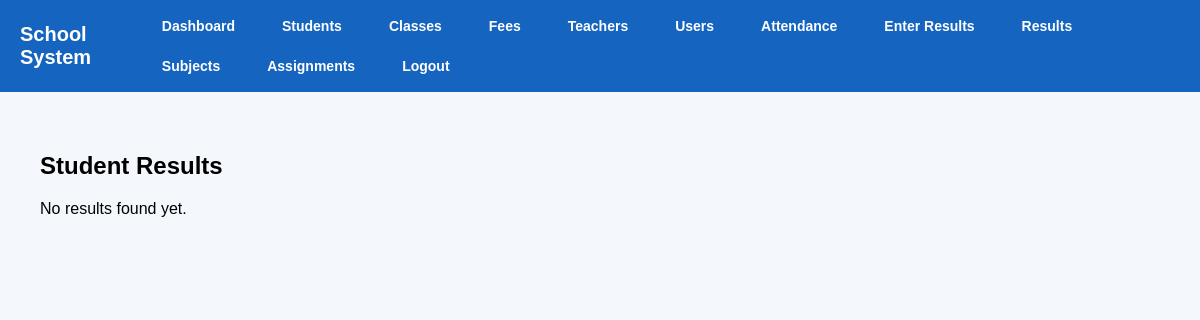
Before: /results (signed in) with the older database file.
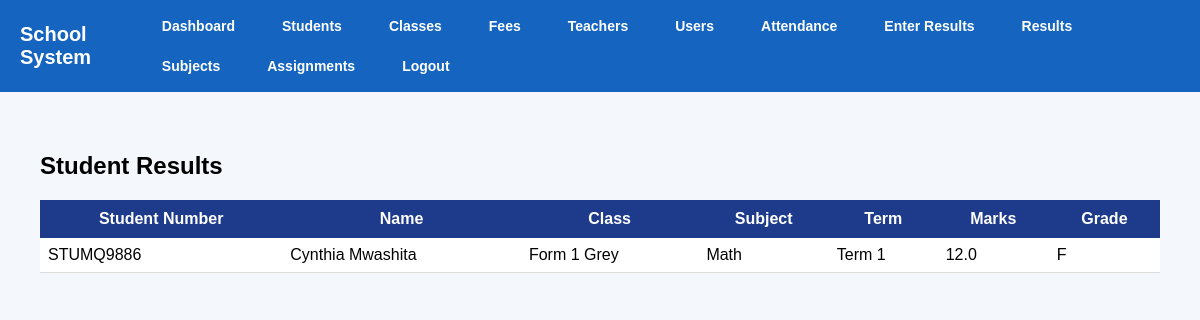
After: the same page with the newer database file.
### tables this page shows
CREATE TABLE results (
            id INTEGER PRIMARY KEY AUTOINCREMENT,
            student_id INTEGER,
            subject_id INTEGER,
            class_id INTEGER,
            marks REAL,
            term TEXT, class_name TEXT, subject TEXT, grade TEXT,
            FOREIGN KEY (student_id) REFERENCES students(id),
            FOREIGN KEY (subject_id) REFERENCES subjects(id),
            FOREIGN KEY (class_id) REFERENCES classes(id)
        );

CREATE TABLE students (
            id INTEGER PRIMARY KEY AUTOINCREMENT,
            first_name TEXT NOT NULL,
            last_name TEXT NOT NULL,
            gender TEXT,
            dob TEXT,
            class_name TEXT
        , boarding_status TEXT, guardian2_name TEXT, guardian2_phone TEXT, student_number TEXT, birthday TEXT, enrollment_date TEXT, leaving_year TEXT, home_address TEXT, mailing_address TEXT, student_phone TEXT, medical_info TEXT, emergency_contact TEXT, guardian1_relationship TEXT, guardian1_whatsapp TEXT, guardian1_email TEXT, guardian2_relationship TEXT, guardian2_whatsapp TEXT, guardian2_email TEXT, guardian1_name TEXT, guardian1_phone TEXT);

### app.py (the view)
@app.route("/results")
@login_required
@roles_required("admin", "director", "teacher")
def results():
    conn = get_db()
    cursor = conn.cursor()
    cursor.execute("""
        SELECT r.*, s.first_name, s.last_name, s.student_number
        FROM results r
        JOIN students s ON r.student_id = s.id
        ORDER BY s.first_name, s.last_name, r.subject
    """)
    result_records = cursor.fetchall()
    conn.close()
    return render_template("results.html", result_records=result_records)

### app.py (called while the page is built)
def get_db():
    conn = sqlite3.connect("school.db")
    conn.row_factory = sqlite3.Row
    return conn

def login_required(f):
    @wraps(f)
    def wrapper(*args, **kwargs):
        if "user_id" not in session:
            flash("Please log in first.", "warning")
            return redirect(url_for("login"))
        return f(*args, **kwargs)
    return wrapper

def roles_required(*allowed_roles):
    def decorator(f):
        @wraps(f)
        def wrapper(*args, **kwargs):
            if "user_id" not in session:
                flash("Please log in first.", "warning")
                return redirect(url_for("login"))
            if session.get("role") not in allowed_roles:
                flash("You are not allowed to access that page.", "danger")
                return redirect(url_for("dashboard"))
            return f(*args, **kwargs)
        return wrapper
    return decorator

### templates/results.html
{% extends "base.html" %}
{% block content %}
<div class="container">
    <h2>Student Results</h2>
    {% if result_records %}
    <table>
        <thead>
            <tr>
                <th>Student Number</th>
                <th>Name</th>
                <th>Class</th>
                <th>Subject</th>
                <th>Term</th>
                <th>Marks</th>
                <th>Grade</th>
            </tr>
        </thead>
        <tbody>
            {% for result in result_records %}
            <tr>
                <td>{{ result.student_number }}</td>
                <td>{{ result.first_name }} {{ result.last_name }}</td>
                <td>{{ result.class_name }}</td>
                <td>{{ result.subject }}</td>
                <td>{{ result.term }}</td>
                <td>{{ result.marks }}</td>
                <td>{{ result.grade }}</td>
            </tr>
            {% endfor %}
        </tbody>
    </table>
    {% else %}
        <p>No results found yet.</p>
    {% endif %}
</div>
{% endblock %}

### templates/base.html (shortened to what this page needs)
<!DOCTYPE html>
<html lang="en">
<head>
    <link rel="stylesheet" href="{{ url_for('static', filename='style.css') }}">
</head>
<body>
<div class="navbar">
    <h2>School System</h2>
    <div class="nav-links">
        {% if session.get('role') in ['admin', 'director'] %}
            <a href="{{ url_for('dashboard') }}">Dashboard</a>
            <a href="{{ url_for('students') }}">Students</a>
            <a href="{{ url_for('classes') }}">Classes</a>
            <a href="{{ url_for('fees') }}">Fees</a>
            <a href="{{ url_for('teachers') }}">Teachers</a>
            <a href="{{ url_for('users') }}">Users</a>
            <a href="{{ url_for('attendance') }}">Attendance</a>
            <a href="{{ url_for('enter_result') }}">Enter Results</a>
            <a href="{{ url_for('results') }}">Results</a>
            <a href="{{ url_for('subjects') }}">Subjects</a>
            <a href="{{ url_for('assignments') }}">Assignments</a>
            <a href="{{ url_for('logout') }}">Logout</a>
        {% else %}
            <a href="{{ url_for('index') }}">Home</a>
            <a href="{{ url_for('login') }}">Login</a>
        {% endif %}
    </div>
</div>
<div class="container">
    {% block content %}{% endblock %}
</div>
</body>
</html>

### static/style.css (style rules this page uses)
body { font-family: Arial, sans-serif; background-color: #f4f6f9; margin: 0; padding: 0; }
.navbar { background-color: #1e3a8a; color: white; padding: 15px; display: flex; justify-content: space-between; align-items: center; }
.navbar a { color: white; text-decoration: none; margin-left: 15px; font-weight: bold; }
.container { padding: 30px; }
table { width: 100%; border-collapse: collapse; background: white; }
th { background-color: #1e3a8a; color: white; padding: 10px; }
td { padding: 8px; border-bottom: 1px solid #ddd; }

### templates/base.html (style rules this page uses)
body { margin: 0; font-family: Arial, sans-serif; background: #f4f8fc; }
.navbar { background: #1565c0; color: white; padding: 12px 20px; display: flex; justify-content: space-between; align-items: center; }
.navbar h2 { margin: 0; font-size: 20px; }
.nav-links { display: flex; gap: 12px; flex-wrap: wrap; }
.nav-links a { color: white; text-decoration: none; font-size: 14px; padding: 6px 10px; border-radius: 5px; }
.container { padding: 20px; }

Changed rows visible on the page:
added results: student_number "STUMQ9886", first_name "Cynthia", last_name "Mwashita", class_name "Form 1 Grey", subject "Math", term "Term 1", marks "12.0", grade "F"
Other visible differences:
text no longer shown: "No results found yet."
text now shown: "Student Number Name Class Subject Term Marks Grade"
